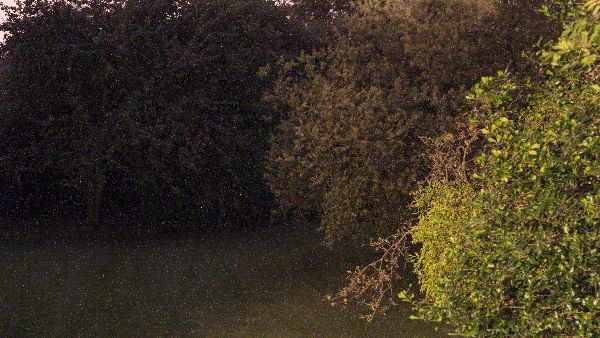
#> input picture test2.jpeg, 600 x 338 px
$ python 5_blur.py
#> lines starting #> are read from the running program, lines starting #| are printed output that depends on the picture
import cv2


def show(name, image):
    cv2.imshow(name, image)
    cv2.waitKey()
    cv2.destroyAllWindows()


'''
滤波
'''

img = cv2.imread('test2.jpeg')
#> img is the input picture: shape (338, 600, 3); mean B, G, R 35.1, 51.2, 61.4
show('origin', img)

# 均值滤波 简单平均卷积操作 相当于归一化的方框滤波
img1 = cv2.blur(img, (3, 3))
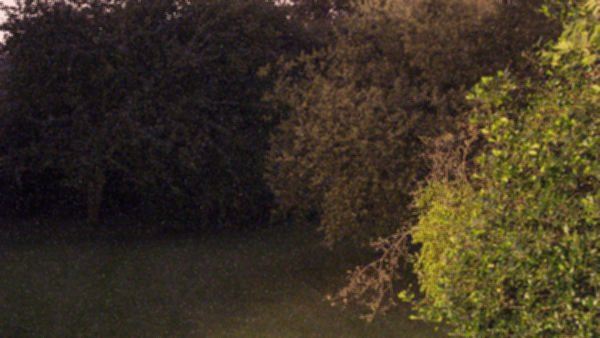
#> img1: shape (338, 600, 3); mean B, G, R 35.1, 51.2, 61.4
show('blur', img1)

# 高斯滤波 离得近的权重大

img2 = cv2.GaussianBlur(img, (5, 5), 1)
show('gauss', img2)

# 中值滤波
img3 = cv2.medianBlur(img, 5)
show("median", img3)
